Frame 1 (no input): blank canvas, image omitted
Frame 60 (no input): blank canvas, image omitted
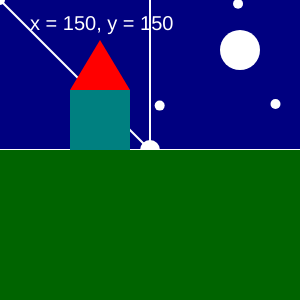
Frame 120 (the mouse pressed at the canvas centre since frame 60)

The p5.js sketch whose frames 1 and 60 were blank and that drew this single picture after the mouse press (run headless with seeded random() and noise() and a simulated clock; from frame 60 on, the mouse is pressed at the canvas centre):

// p5.js sketch
// ── sketch.js
let canvasMaxX = 300;
let canvasMaxY = 300;

function setup() {
	createCanvas(canvasMaxX, canvasMaxY);
}

function draw() {
	// Sfondo
	background("navy");

	// Testo coordinate
	let coordinates = "x = " + mouseX + ", y = " + mouseY/* + ", frame = " + frameCount*/;
	textSize(20);
	noStroke();
	fill("white");
	text(coordinates, 30, 30);

	// Stelle generate casualmente
	let xStar = 0, yStar = 0;
	for(let i = 0; i<5; i++) {
		stroke("white");
		strokeWeight(10);
		point(xStar, yStar);
		xStar = random(0, canvasMaxX);
		yStar = random(0, canvasMaxY/2);
	}

	// Linee
	stroke("white");
	strokeWeight(2);
	line(0, 0, mouseX, mouseY);
	line(mouseX, mouseY, canvasMaxX, canvasMaxY);
	line(0, mouseX, canvasMaxX, mouseY)
	line(mouseX, canvasMaxX, mouseY,0)
	
	// Cursore
	noStroke();
	circle(mouseX, mouseY, 20);

	// Luna
	circle(mouseX+90, mouseY-100, mouseY-110);

	// Casa
	fill("teal");
	quad(mouseX-80, mouseY-60, mouseX-20, mouseY-60, mouseX-20, mouseY, mouseX-80, mouseY);
	fill("red");
	triangle(mouseX-80, mouseY-60, mouseX-50, mouseY-110, mouseX-20, mouseY-60);
	
	// Prato
	fill("darkgreen");
	quad(0, mouseY, 300, mouseY, 300, 300, 0, 300);
}
